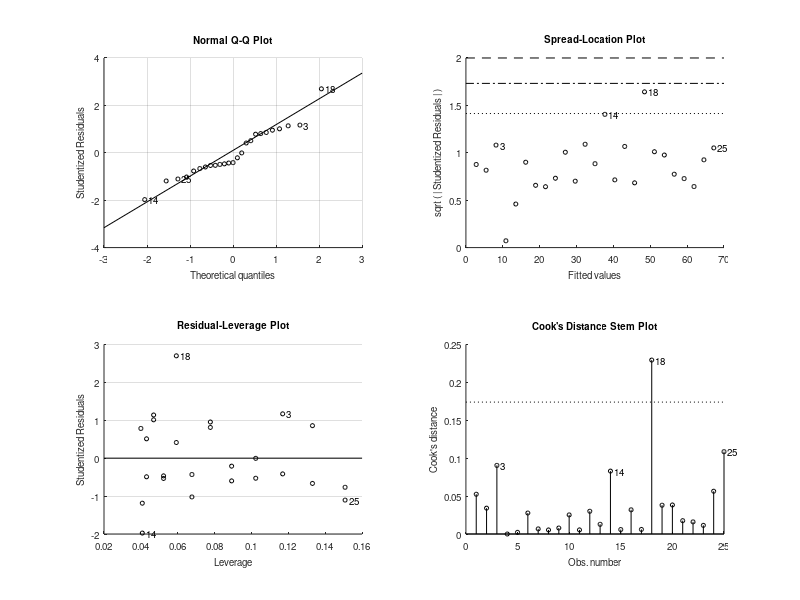
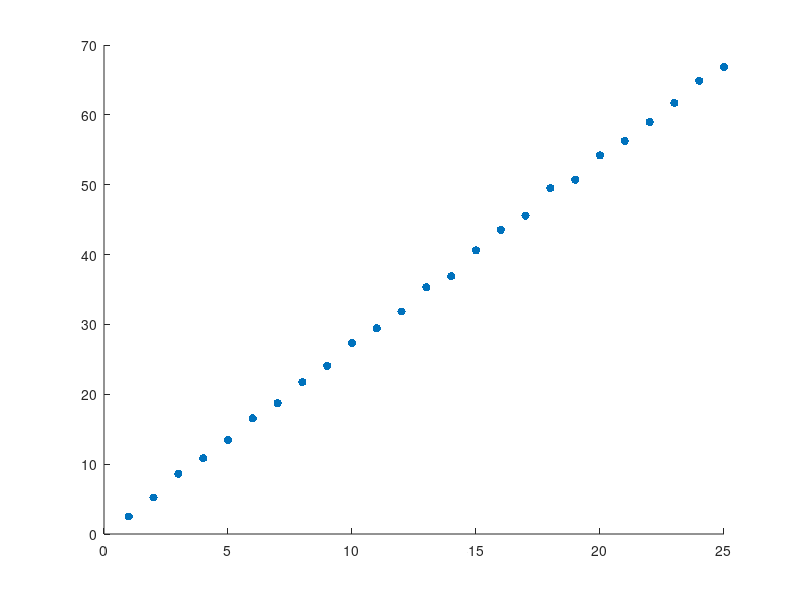

MATLAB code to generate these figures, in order: (Note: this script raises an error after producing the figures.)
%%
%Simple Linear Regression

x = 1:25;
y = x*2.7 + randn(size(x))*0.5;

mdl = fitlm(x', y');

% Data points
figure;
scatter(x, y, 'filled', 'DisplayName', 'Data Points');
hold on;

% Linear regression line
x_range = min(x):0.01:max(x);
y_pred = predict(mdl, x_range');
plot(x_range, y_pred, 'r-', 'LineWidth', 2, 'DisplayName', 'Linear Regression');

title('Linear Regression Example');
xlabel('X-axis');
ylabel('Y-axis');
legend('Location', 'northwest');
grid on;

%%
% Multiple Linear Regression

rng(123); % Seed for reproducibility
num_samples = 100;
X1 = randn(num_samples, 1);
X2 = randn(num_samples, 1);
X3 = randn(num_samples, 1);
Y = 2*X1 + 3*X2 - 0.5*X3 + 5 + 0.5*randn(num_samples, 1);

data = table(X1, X2, X3, Y, 'VariableNames', {'X1', 'X2', 'X3', 'Y'});

% Fit multiple linear regression model
mdl = fitlm(data, 'Y ~ X1 + X2 + X3');

disp('Regression Coefficients:');
disp(mdl.Coefficients.Estimate);

Y_pred = predict(mdl, data);

% Subplot 1: Actual vs. Predicted Values
subplot(1, 2, 1);
scatter(data.Y, Y_pred, 'filled');
title('Actual vs. Predicted Values');
xlabel('Actual Y');
ylabel('Predicted Y');
grid on;

% Subplot 2: Residuals vs. Fitted Values
subplot(1, 2, 2);
plotResiduals(mdl, 'fitted');
title('Residuals vs. Fitted Values');
xlabel('Fitted Values');
ylabel('Residuals');
grid on;
